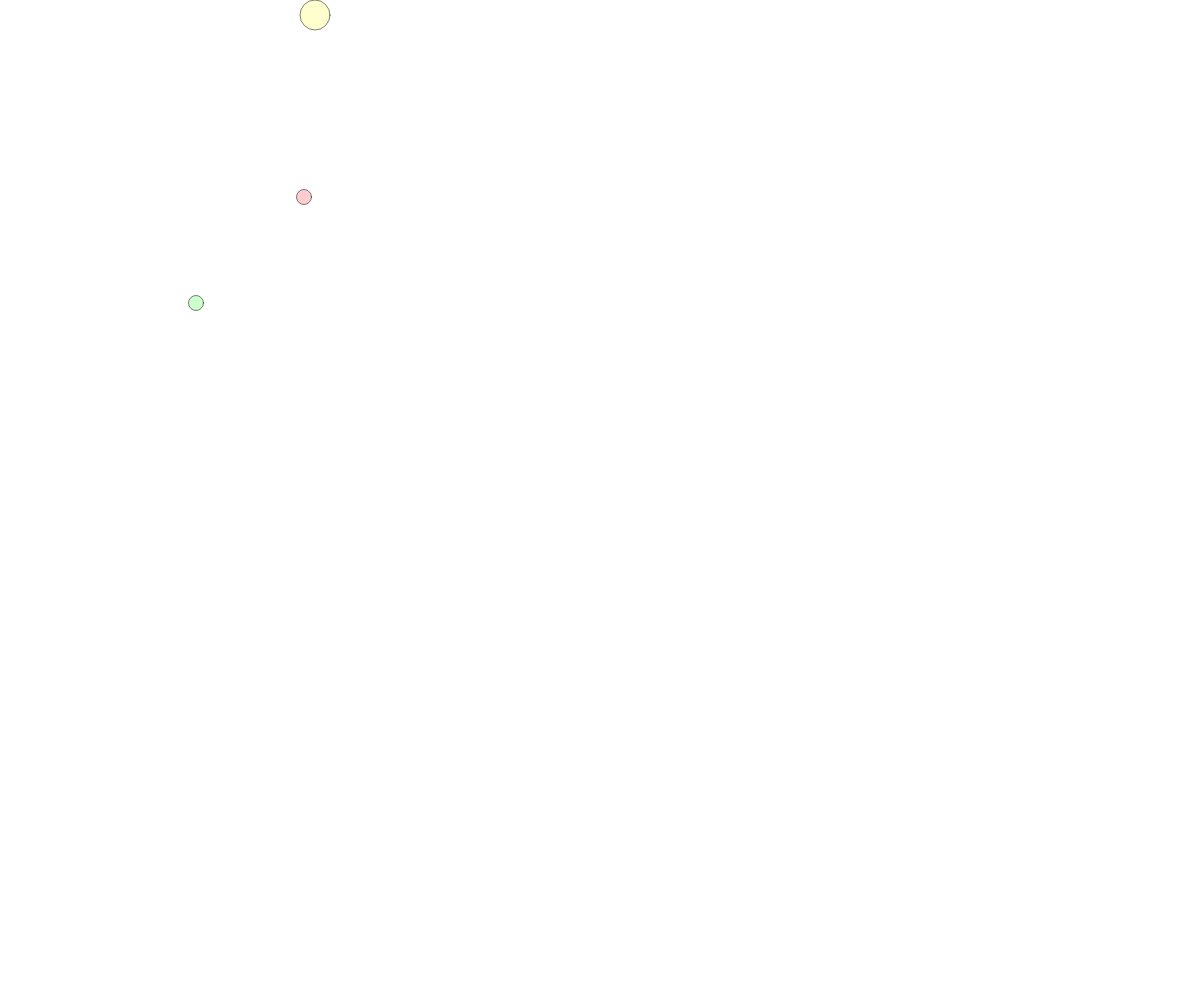
Frame 1 (no input)
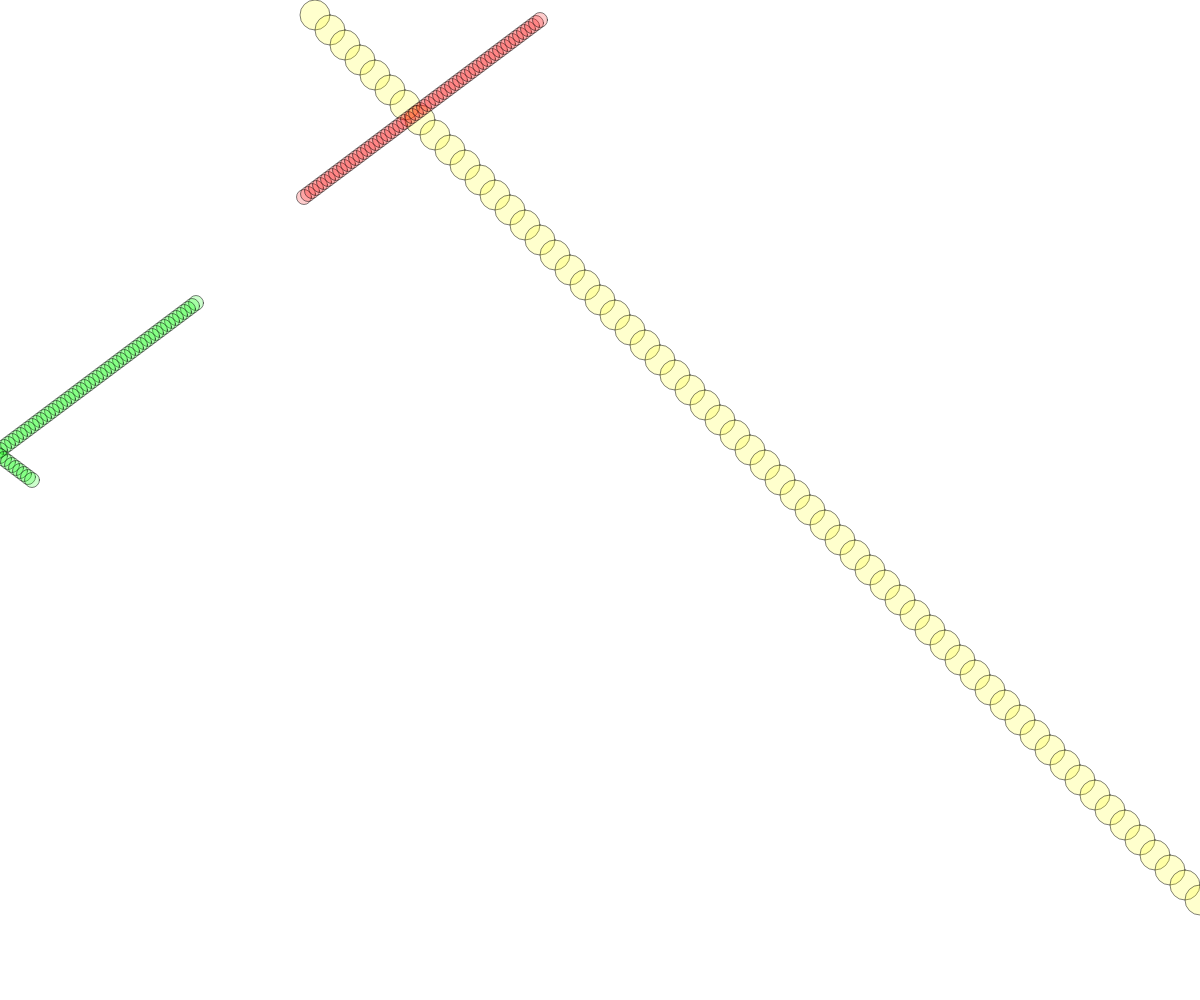
Frame 60 (no input)
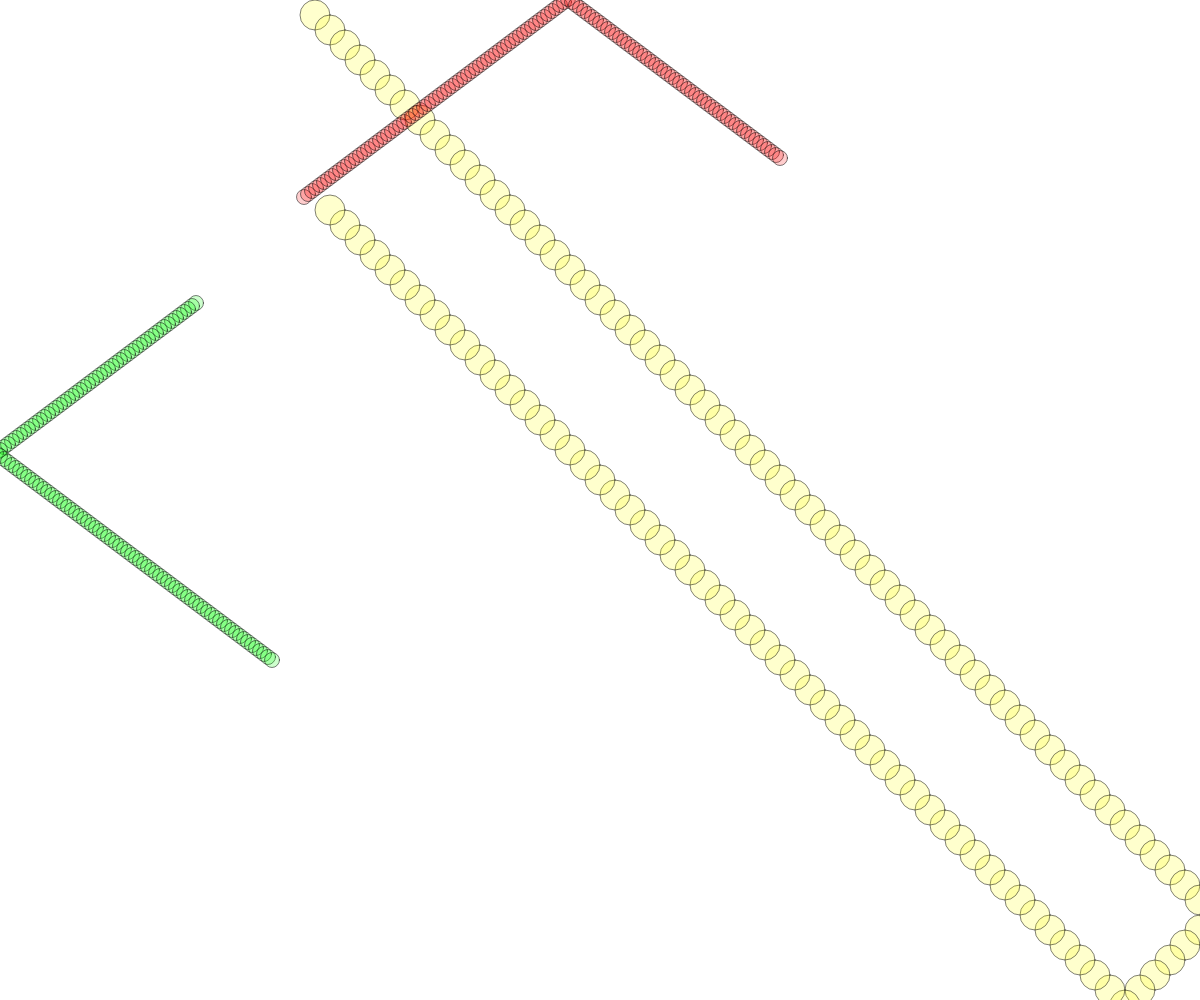
Frame 120 (the mouse pressed at the canvas centre since frame 60)

The p5.js sketch that drew these frames (run headless with seeded random() and noise() and a simulated clock; from frame 60 on, the mouse is pressed at the canvas centre):

// p5.js sketch
// ── sketch.js
// https://editor.p5js.org/jht9629-nyu/sketches/MtMcC5l6Z
// CCL day 9 func bounce v4
let ball1 = {};
let ball2 = {};
let ball3 = {};
function setup() {
  createCanvas(windowWidth, windowHeight);
  strokeWeight(0.5);
  setup_balls();
}
function draw() {
  // background(0);
  draw_ball(ball1);
  draw_ball(ball2);
  draw_ball(ball3);
}
function setup_balls() {
  ball1.x = 300;
  ball1.y = 200;
  ball1.xspeed = 4;
  ball1.yspeed = -3;
  ball1.c = [255,0,0,50]; // red with alpha
  ball1.w = 15;

  ball2.x = 200;
  ball2.y = 300;
  ball2.xspeed = -4;
  ball2.yspeed = 3;
  ball2.c = [0,255,0,50]; // green with alpha
  ball2.w = 15;

  ball3.x = 300;
  ball3.y = 0;
  ball3.xspeed = 15;
  ball3.yspeed = 15;
  ball3.c = [255,255,0,50]; // yellow with alpha
  ball3.w = 30;
}
function draw_ball(ball) {
  move(ball);
  bounce(ball);
  display(ball);
}
function move(ball) {
  ball.x = ball.x + ball.xspeed;
  ball.y = ball.y + ball.yspeed;
}
function bounce(ball) {
  if (ball.x > width || ball.x < 0) {
    ball.xspeed = ball.xspeed * -1;
  }
  if (ball.y > height || ball.y < 0) {
    ball.yspeed = ball.yspeed * -1;
  }
}
function display(ball) {
  // stroke(255);
  // strokeWeight(4);
  // fill(200, 0, 200);
  fill(ball.c);
  ellipse(ball.x, ball.y, ball.w, ball.w);
}

// Function Basics
// Code! Programming with p5.js
// The Coding Train / Daniel Shiffman
// https://thecodingtrain.com/beginners/p5js/5.1-function-basics.html
// https://youtu.be/wRHAitGzBrg
// https://editor.p5js.org/codingtrain/sketches/omHOuJY1

// https://editor.p5js.org/jht9629-nyu/sketches/rK86DJt_P
// CCL day 9 func bounce v1

// https://editor.p5js.org/jht9629-nyu/sketches/-c1pr9sZY
// CCL day 9 func bounce v2

// https://editor.p5js.org/jht9629-nyu/sketches/cApxlUPho
// CCL day 9 func bounce v3
